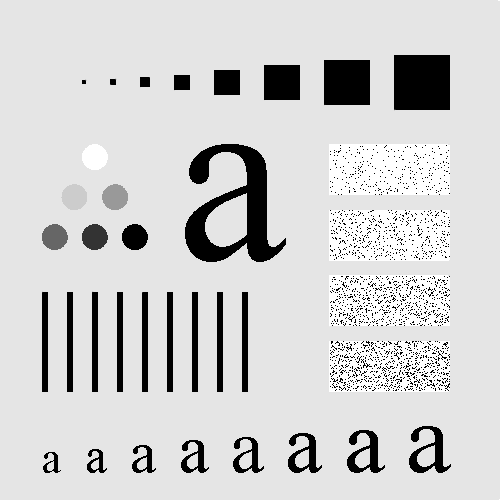
#> input picture HW3/test.tif, 500 x 500 px
$ jupyter execute Computer_Vision_HW3_Kernels.ipynb
#> lines starting #> are read from the running program, lines starting #| are printed output that depends on the picture
[cell 1]
import numpy as np
import cv2
import matplotlib.pyplot as plt

[cell 2]
img = cv2.imread('test.tif')[:,:,::-1]
#> img is the input picture: shape (500, 500, 3); min 0, max 255, mean 207.4
plt.imshow(img)
plt.axis("off")
plt.show()

## Gaussian Filter

### Gaussian Filter $3*3$

[cell 3]
blured_img = cv2.GaussianBlur(img, (3,3), 0)
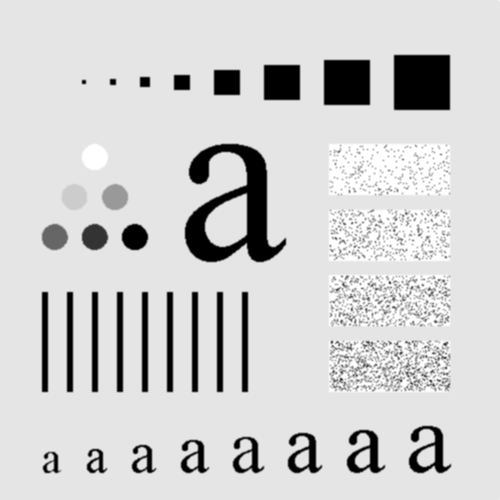
#> blured_img: shape (500, 500, 3); min 0, max 255, mean 207.4
res = np.hstack((img, blured_img))
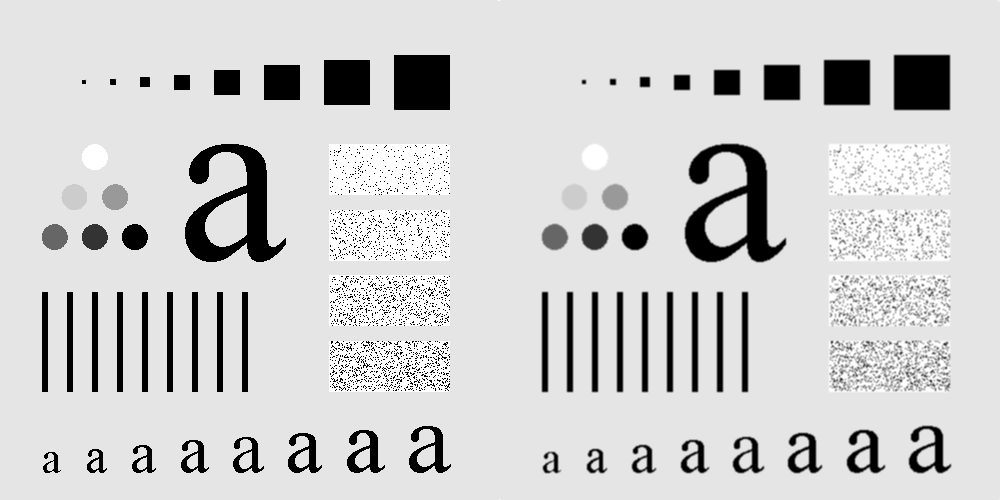
#> res: shape (500, 1000, 3); min 0, max 255, mean 207.4
plt.imshow(res)
plt.axis("off")
plt.show()

[cell 4]
cv2.imwrite('gaussian3.jpg',res)
#> Out = True

### Gaussian Filter $5*5$

[cell 5]
blured_img = cv2.GaussianBlur(img, (5,5), 0)
res = np.hstack((img, blured_img))
plt.imshow(res)
plt.axis("off")
plt.show()

[cell 6]
cv2.imwrite('gaussian5.jpg',res)
#> Out = True

### Gaussian Filter $7*7$

[cell 7]
blured_img = cv2.GaussianBlur(img, (7,7), 0)
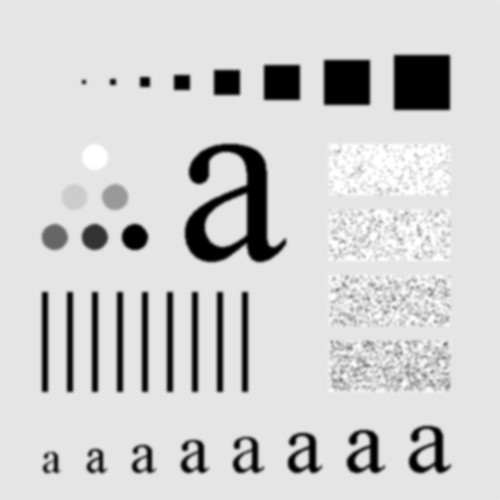
#> blured_img: shape (500, 500, 3); min 0, max 255, mean 207.4
res = np.hstack((img, blured_img))
plt.imshow(res)
plt.axis("off")
plt.show()

[cell 8]
cv2.imwrite('gaussian7.jpg',res)
#> Out = True

### Gaussian Filter $9*9$

[cell 9]
blured_img = cv2.GaussianBlur(img, (9,9), 0)
res = np.hstack((img, blured_img))
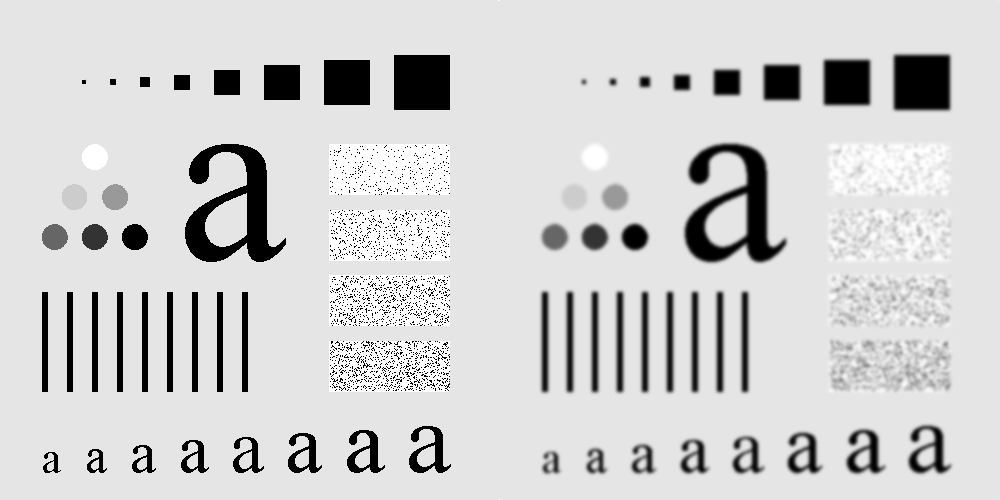
#> res: shape (500, 1000, 3); min 0, max 255, mean 207.4
plt.imshow(res)
plt.axis("off")
plt.show()

[cell 10]
cv2.imwrite('gaussian9.jpg',res)
#> Out = True

### Gaussian Filter $15*15$

[cell 11]
blured_img = cv2.GaussianBlur(img, (15,15), 0)
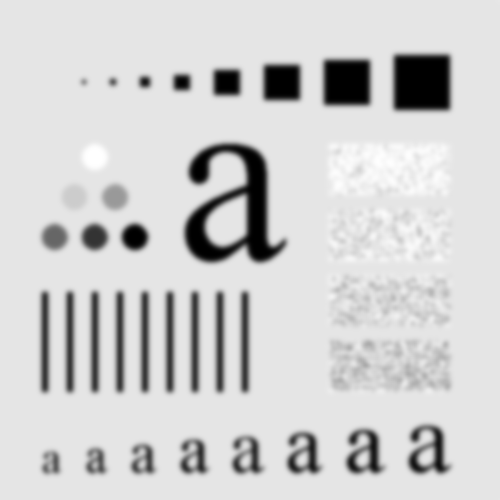
#> blured_img: shape (500, 500, 3); min 0, max 255, mean 207.4
res = np.hstack((img, blured_img))
plt.imshow(res)
plt.axis("off")
plt.show()

[cell 12]
cv2.imwrite('gaussian15.jpg',res)
#> Out = True

[cell 13]
filer = [3, 5, 7, 9, 15]
for f in filer:
  blured_img = cv2.GaussianBlur(img, (f,f), 0)
  cv2.imwrite('gaussian'+str(f)+'.jpg',blured_img)

## Mean Filter

[cell 14]
for f in filer:
  blured_img = cv2.blur(img, (f, f))
  cv2.imwrite('mean'+str(f)+'.jpg',blured_img)

## Median Filter

[cell 15]
for f in filer:
  blured_img = cv2.medianBlur(img, f)
  cv2.imwrite('median'+str(f)+'.jpg',blured_img)
#> this loop made 5 passes
#> pass 1, `blured_img = cv2.medianBlur(img, f)`:
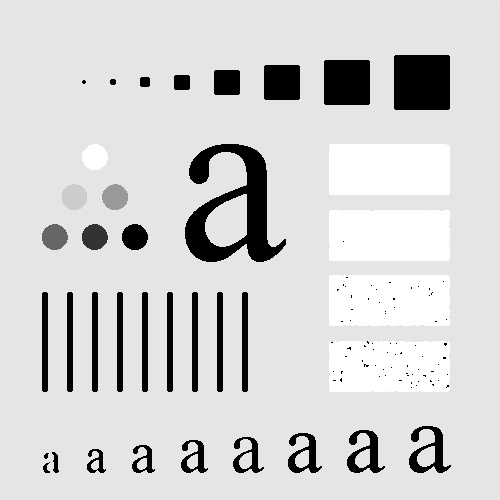
#> blured_img: shape (500, 500, 3); min 0, max 255, mean 210.3

## Apply the $3*3$ kernel multiple times

[cell 16]
gaussian_blured_img = cv2.GaussianBlur(img, (3,3), 0)
cv2.imwrite('gaussian0.jpg',gaussian_blured_img)

median_blured_img = cv2.medianBlur(img, 3)
cv2.imwrite('median0.jpg',median_blured_img)
for i in range(1,5):
  # gaussian filter
  gaussian_blured_img = cv2.GaussianBlur(gaussian_blured_img, (3,3), 0)
  cv2.imwrite('gaussian'+str(i)+'.jpg',gaussian_blured_img)
  # median filter
  median_blured_img = cv2.medianBlur(median_blured_img, 3)
  cv2.imwrite('median'+str(i)+'.jpg',median_blured_img)
